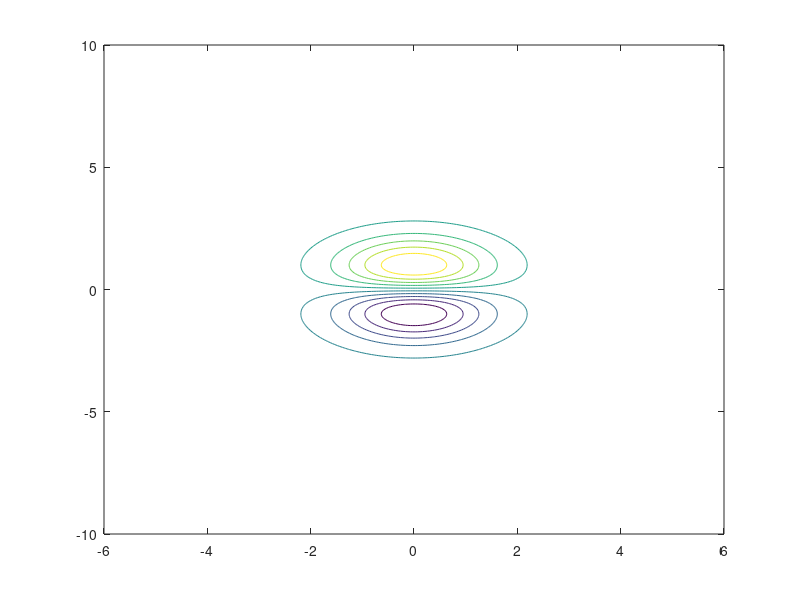

Recreate this plot in MATLAB.

close all
clear all
clc

x = linspace(-6, 6, 256);
y = linspace(-10, 10, 512);

phix = 1/pi.^(0.25)*exp(-0.5*x.*x);
phiy = sqrt(2.0)/pi.^(0.25)*y.*exp(-0.5*y.*y);

phi = phix'*phiy;

figure
contour(x, y, phi')

% [ X, Y ] = meshgrid(x, y);
% contour(X, Y, phi)

